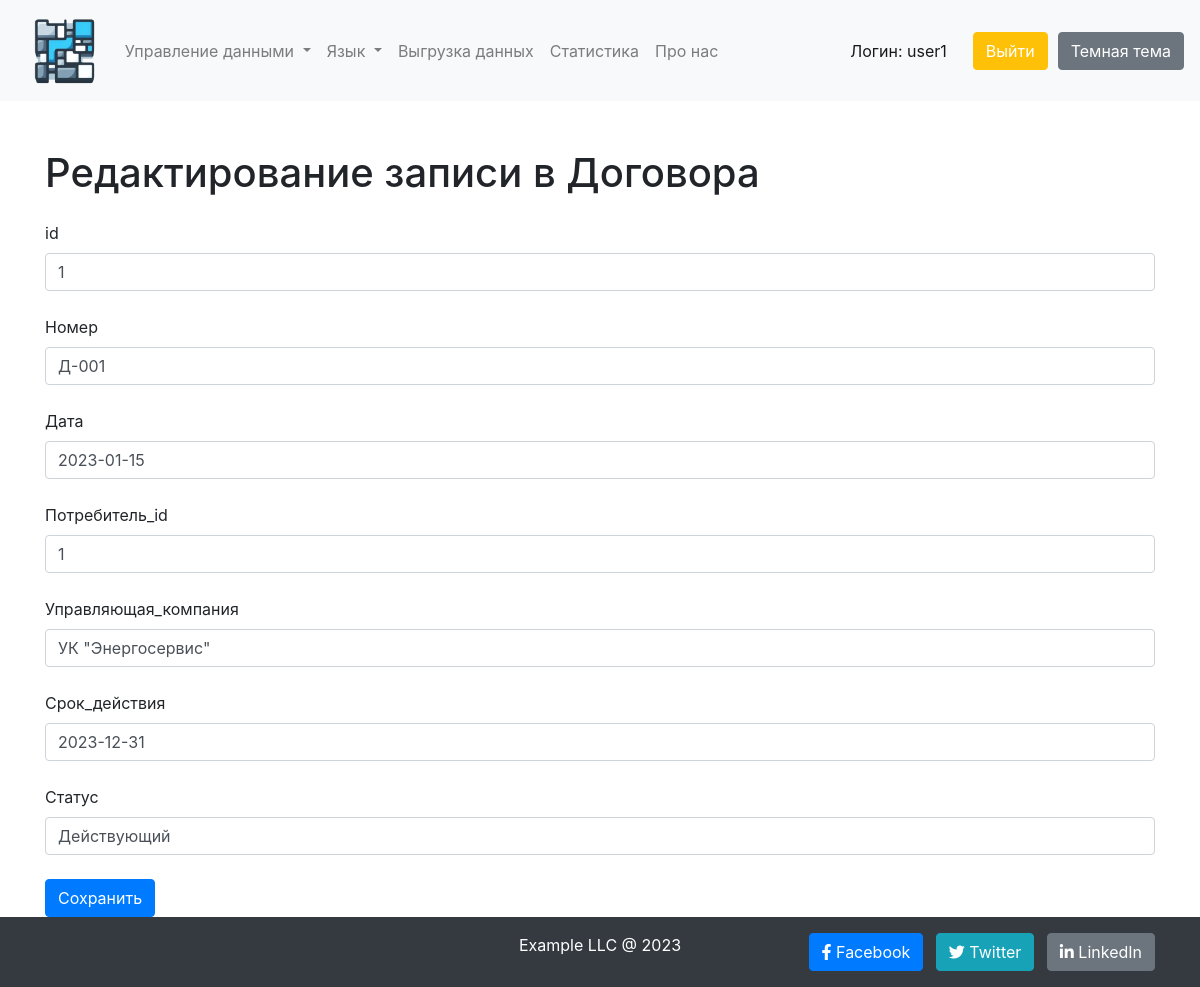
The app's page /edit/Договора/1 (signed in) with its own data.
### tables this page shows
CREATE TABLE Договора (
    id INTEGER PRIMARY KEY AUTOINCREMENT,
    Номер VARCHAR(50) NOT NULL,
    Дата DATE NOT NULL,
    Потребитель_id INT,
    Управляющая_компания VARCHAR(255),
    Срок_действия DATE NOT NULL,
    Статус VARCHAR(50) NOT NULL,
    FOREIGN KEY (Потребитель_id) REFERENCES Потребители(id)
);

### modules/tables.py (the view, shortened to what this page needs)
    @app.route('/edit/<table_name>/<int:record_id>', methods=['GET', 'POST'])
    def edit_record(table_name, record_id):
        if 'user_id' not in session:
            return redirect(url_for('login'))
        cursor.execute(f"SELECT * FROM {table_name} WHERE id=?", (record_id,))
        row = cursor.fetchone()
        if row:
            column_info = cursor.execute(f"PRAGMA table_info({table_name})").fetchall()
            column_names = [info[1] for info in column_info]
            return render_template('records/edit_record.html', table_name=table_name, record_id=record_id,
                                   column_names=column_names, row=row)
        else:
            flash('Запись не найдена', 'danger')
            return redirect(url_for('manage_table', table_name=table_name))

### app.py (called while the page is built)
@app.context_processor
def inject_user():
    if not session.get('translations'):
        cursor.execute(f'SELECT translation_key, translation_{app_config.default_lang} FROM translations')
        translations = cursor.fetchall()
        session['translations'] = {key: value for key, value in translations}
    session_variables = {
        'username': session.get('username'),
        'allowed_tables': session.get('allowed_tables', default=[]),
        'app_config': app_config,
        'org_name': session.get('org_name', default=app_config.org_name)
    }
    session_variables['user_data'] = {session['translations']['role']: session.get('role'),
                                      session['translations']['user_id']: session.get('user_id'),
                                      session['translations']['preferred_lang']: session.get('preferred_lang')}
    return session_variables

### templates/records/edit_record.html (shortened to what this page needs)
<!DOCTYPE html>
<html lang="en">
<head>
    {% include 'header.html' %}</head>
<body>
{% include 'navbar.html' %}
<div class="container mt-5">
    <h1 class="mb-4">Редактирование записи в {{ table_name }}</h1>
    <form method="POST" action="/edit/{{ table_name }}/{{ record_id }}">
        {% for column in column_names %}
            <div class="form-group mb-4">
                <label for="column_{{ loop.index }}">{{ column }}</label>
                <input type="text" class="form-control" id="column_{{ loop.index }}" name="column_{{ loop.index }}"
                       value="{{ row[loop.index - 1] }}" required>
            </div>
        {% endfor %}
        <button type="submit" class="btn btn-primary">Сохранить</button>
    </form>
</div>
{% include 'footer.html' %}
</body>
</html>

### records on screen
Договора: id "1" "Д-001" "2023-01-15" "1" "УК \"Энергосервис\"" "2023-12-31" "Действующий"

### other values on screen
{{ session['translations'][menu.name] }} "Управление данными" "Язык"
{{ session['translations'][menu.name] }} "Выгрузка данных" "Статистика" "Про нас"
{{ session['translations']['login'] }} "Логин"
{{ username }} "user1"
{{ session['translations']['exit'] }} "Выйти"
{{ session['translations']['dark_theme'] }} "Темная тема"
{{ table_name }} "Договора"
{{ column }} "id" "Номер" "Дата" "Потребитель_id" "Управляющая_компания" "Срок_действия" "Статус"
{{ org_name }} "Example LLC @ 2023"
